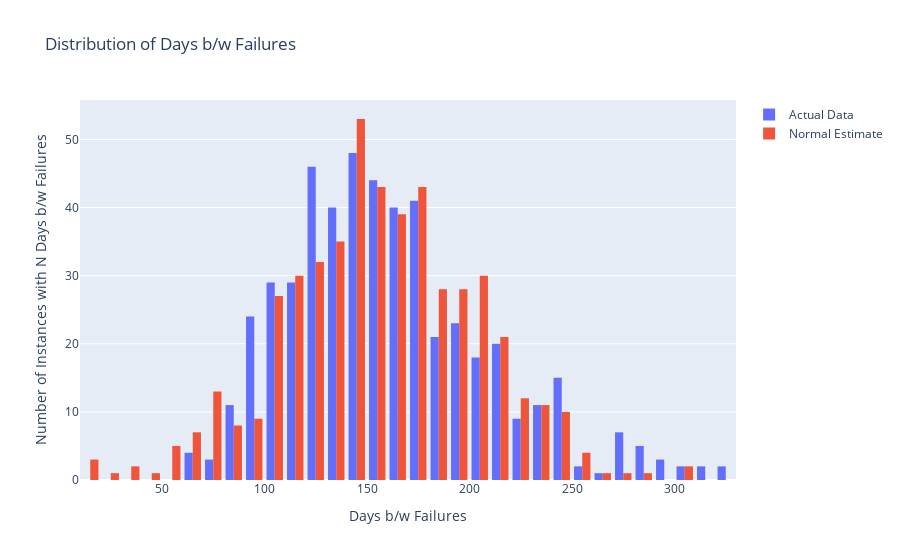

The notebook cell saved with this chart:
### Code cell
# estimate parameters for gaussian
gaussian_mean = 155
gaussian_std = 48

gaussian_samples = np.random.normal(
    loc=gaussian_mean,
    scale=gaussian_std,
    size=n_points,
)

fig = visualize(
    gaussian_samples,
    fig=fig,
    fig_title="Distribution of Days b/w Failures",
    x_title="Days b/w Failures",
    y_title="Number of Instances with N Days b/w Failures",
    trace_name="Normal Estimate"
)
fig.show()

### Figure 1 — Plotly figure (JSON) as saved in the notebook; plotly's stock layout.template omitted (floating-point values rounded to 4 significant figures; data arrays with more than 128 entries replaced by an {"elided": "..."} marker saying what was removed)
{"data": [{"name": "Actual Data", "type": "histogram", "x": {"elided": "500 float values"}}, {"name": "Normal Estimate", "type": "histogram", "x": {"elided": "500 float values"}}], "layout": {"title": {"text": "Distribution of Days b/w Failures"}, "xaxis": {"title": {"text": "Days b/w Failures"}}, "yaxis": {"title": {"text": "Number of Instances with N Days b/w Failures"}}}}
